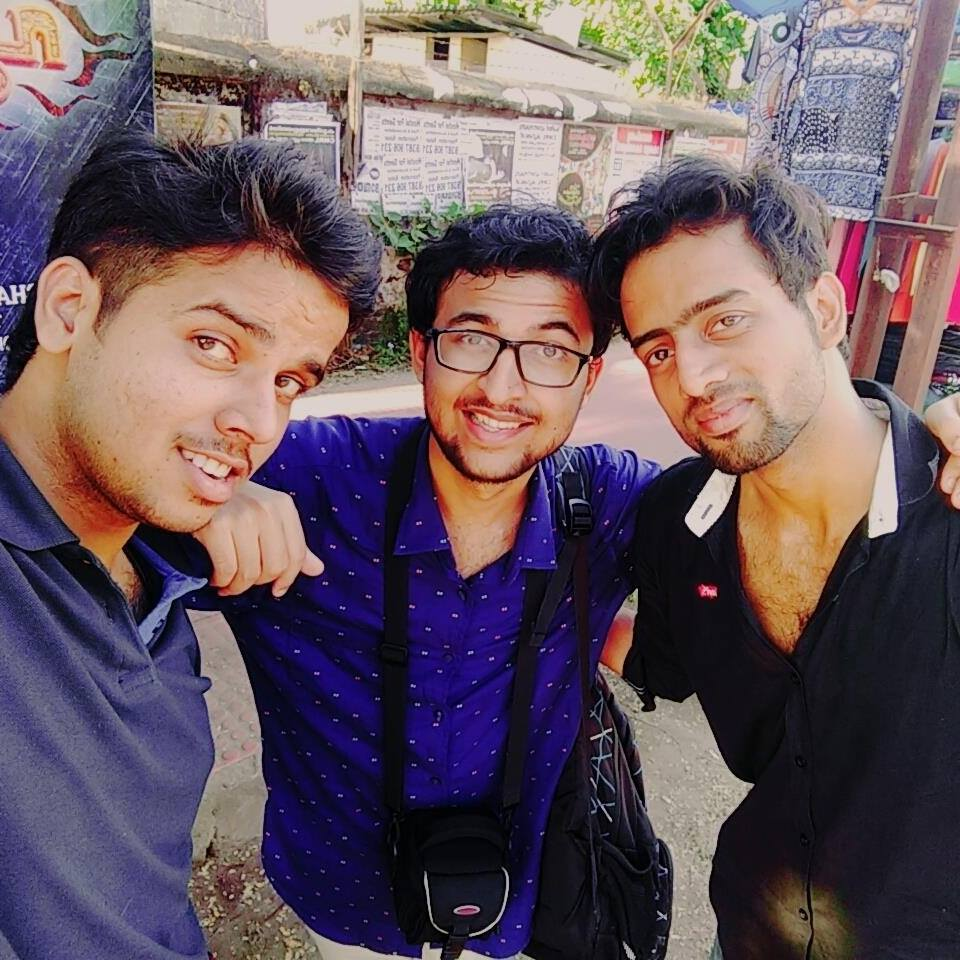
#> input picture Canny Edge Detector/chandu.jpg, 960 x 960 px
$ python edge.py   (older library calls are emulated)
#> lines starting #> are read from the running program, lines starting #| are printed output that depends on the picture
import scipy.ndimage as ndi
import scipy
import numpy
import Image
import math

sigma = 1.4
f = 'chandu.jpg'
img = Image.open(f).convert('L')  #grayscale
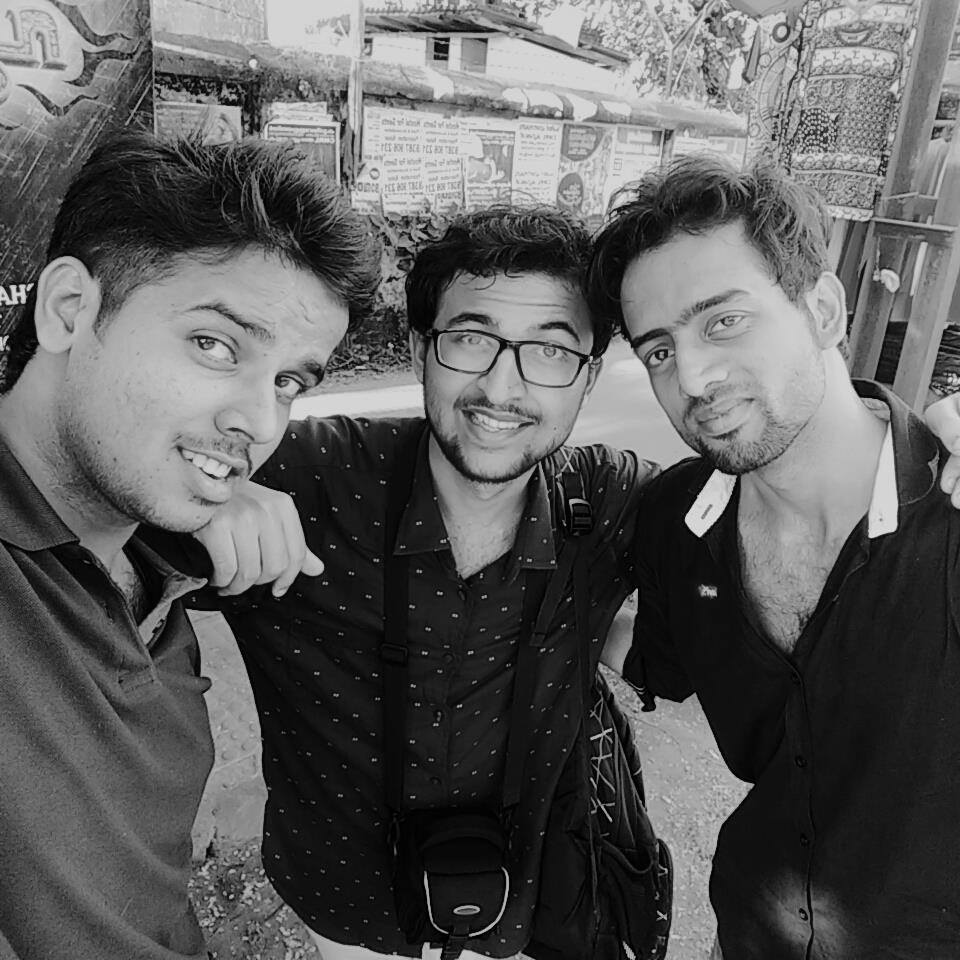
#> img: PIL image 960x960 L; min 0, max 231, mean 92.9
imgdata = numpy.array(img, dtype = float)
G = ndi.filters.gaussian_filter(imgdata, sigma)
#sopel operator works on the derivative of the image first the derivative is taken out so that we can find out at which all places is the intensity level high.

sobelout = Image.new('L', img.size)
#> sobelout: PIL image 960x960 L; every value is 0
gradx = numpy.array(sobelout, dtype = float)
#> gradx: shape (960, 960) float64; every value is 0
grady = numpy.array(sobelout, dtype = float)

sobel_x = [[-1,0,1],[-2,0,2],[-1,0,1]]

sobel_y = [[-1,-2,-1],[0,0,0],[1,2,1]]

width = img.size[1]
#> width = 960
height = img.size[0]
#> height = 960

for x in range(1, width-1):
    for y in range(1, height-1):
        px = (sobel_x[0][0] * G[x-1][y-1]) + (sobel_x[0][1] * G[x][y-1]) + (sobel_x[0][2] * G[x+1][y-1]) + (sobel_x[1][0] * G[x-1][y]) + (sobel_x[1][1] * G[x][y]) + (sobel_x[1][2] * G[x+1][y]) + (sobel_x[2][0] * G[x-1][y+1]) + (sobel_x[2][1] * G[x][y+1]) + (sobel_x[2][2] * G[x+1][y+1])

        py = (sobel_y[0][0] * G[x-1][y-1]) + (sobel_y[0][1] * G[x][y-1]) + (sobel_y[0][2] * G[x+1][y-1]) + (sobel_y[1][0] * G[x-1][y]) + (sobel_y[1][1] * G[x][y]) + (sobel_y[1][2] * G[x+1][y]) + (sobel_y[2][0] * G[x-1][y+1]) + (sobel_y[2][1] * G[x][y+1]) + (sobel_y[2][2] * G[x+1][y+1])
        gradx[x][y] = px
        grady[x][y] = py
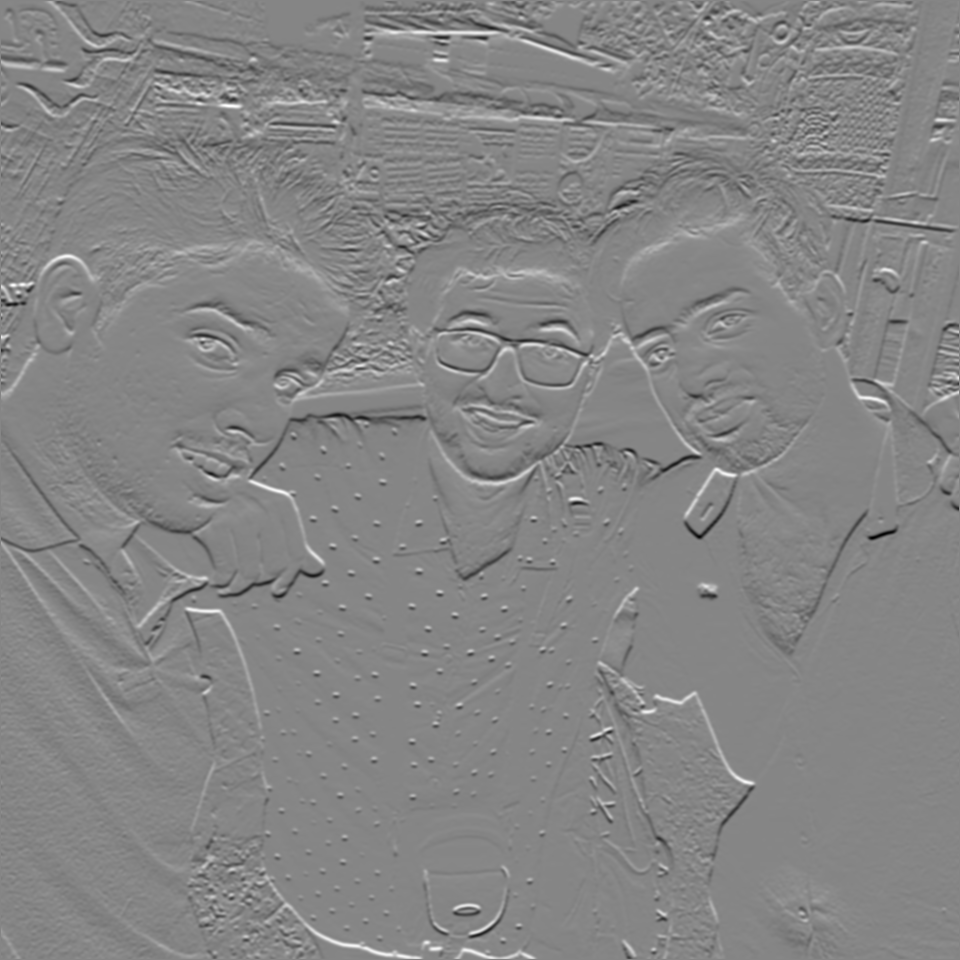
#> gradx: shape (960, 960) float64; min -383.6, max 347.9, mean -0.8; drawn with min black and max white
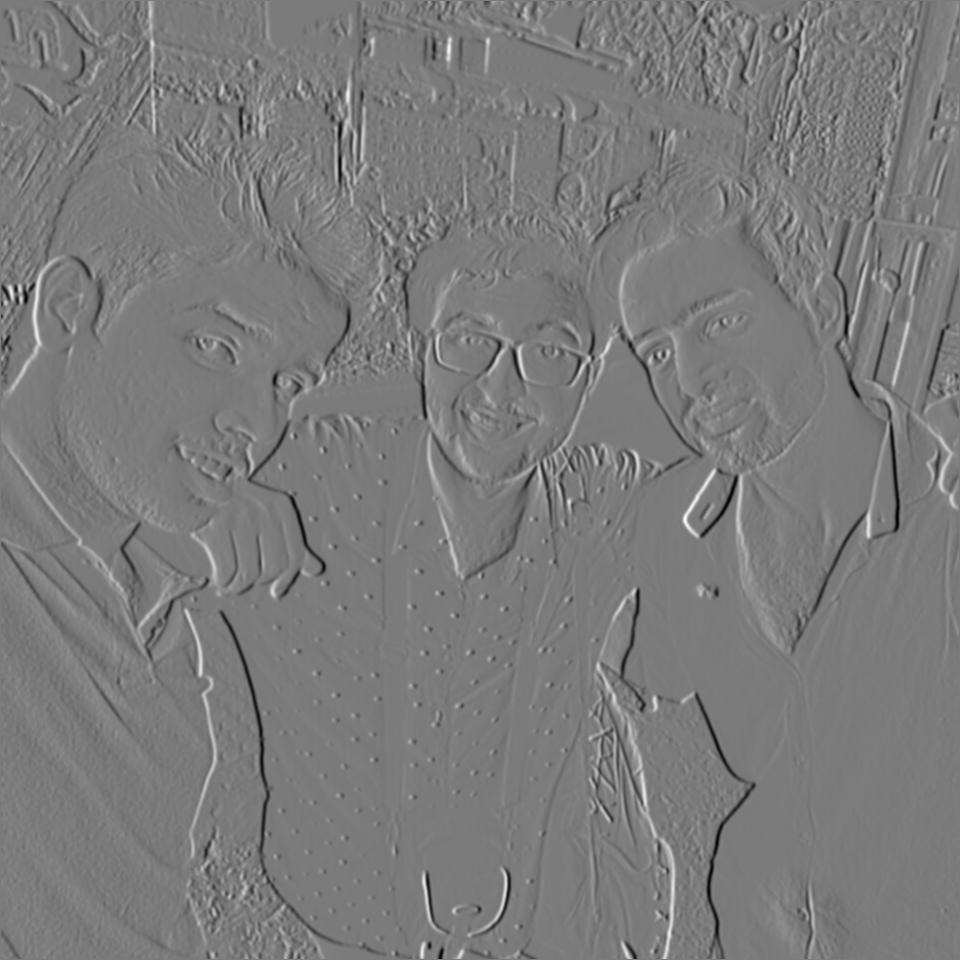
#> grady: shape (960, 960) float64; min -361.2, max 386.4, mean 0; drawn with min black and max white
#edge strength
#> (the run stopped early here; a loop or call above may not have finished)
